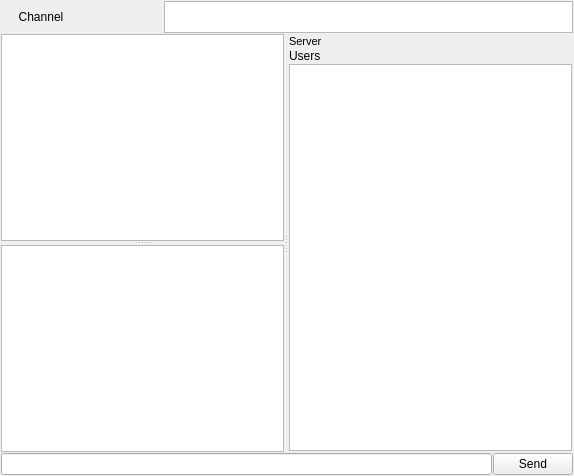
<?xml version="1.0" encoding="UTF-8"?>
<ui version="4.0">
 <class>IrcChannelBox</class>
 <widget class="QWidget" name="IrcChannelBox">
  <property name="geometry">
   <rect>
    <x>0</x>
    <y>0</y>
    <width>574</width>
    <height>476</height>
   </rect>
  </property>
  <property name="windowTitle">
   <string>Form</string>
  </property>
  <layout class="QGridLayout" name="gridLayout">
   <item row="0" column="0">
    <widget class="QPushButton" name="chanButton">
     <property name="toolTip">
      <string> Channel Menu</string>
     </property>
     <property name="text">
      <string>Channel</string>
     </property>
     <property name="flat">
      <bool>true</bool>
     </property>
    </widget>
   </item>
   <item row="0" column="1">
    <widget class="QPushButton" name="floatButton">
     <property name="toolTip">
      <string>Float Window</string>
     </property>
     <property name="text">
      <string/>
     </property>
     <property name="icon">
      <iconset resource="../dchat.qrc">
       <normaloff>:/ircicons/float.png</normaloff>:/ircicons/float.png</iconset>
     </property>
     <property name="flat">
      <bool>true</bool>
     </property>
    </widget>
   </item>
   <item row="0" column="2">
    <widget class="QPushButton" name="dockButton">
     <property name="toolTip">
      <string>Dock Window</string>
     </property>
     <property name="text">
      <string/>
     </property>
     <property name="icon">
      <iconset resource="../dchat.qrc">
       <normaloff>:/ircicons/dock.png</normaloff>:/ircicons/dock.png</iconset>
     </property>
     <property name="flat">
      <bool>true</bool>
     </property>
    </widget>
   </item>
   <item row="0" column="3">
    <widget class="QTextBrowser" name="chanTopic">
     <property name="sizePolicy">
      <sizepolicy hsizetype="Expanding" vsizetype="Maximum">
       <horstretch>0</horstretch>
       <verstretch>0</verstretch>
      </sizepolicy>
     </property>
     <property name="maximumSize">
      <size>
       <width>16777215</width>
       <height>32</height>
      </size>
     </property>
    </widget>
   </item>
   <item row="1" column="0" colspan="4">
    <widget class="QSplitter" name="horizonSplitter">
     <property name="orientation">
      <enum>Qt::Horizontal</enum>
     </property>
     <widget class="QSplitter" name="splitter">
      <property name="orientation">
       <enum>Qt::Vertical</enum>
      </property>
      <widget class="QTextBrowser" name="chanHistory">
       <property name="sizePolicy">
        <sizepolicy hsizetype="Expanding" vsizetype="Expanding">
         <horstretch>8</horstretch>
         <verstretch>0</verstretch>
        </sizepolicy>
       </property>
      </widget>
      <widget class="QTextBrowser" name="rawLog">
       <property name="sizePolicy">
        <sizepolicy hsizetype="Expanding" vsizetype="Expanding">
         <horstretch>8</horstretch>
         <verstretch>0</verstretch>
        </sizepolicy>
       </property>
      </widget>
     </widget>
     <widget class="QWidget" name="layoutWidget">
      <layout class="QVBoxLayout" name="verticalLayout">
       <item>
        <widget class="QLabel" name="serverLabel">
         <property name="sizePolicy">
          <sizepolicy hsizetype="Expanding" vsizetype="Preferred">
           <horstretch>0</horstretch>
           <verstretch>0</verstretch>
          </sizepolicy>
         </property>
         <property name="font">
          <font>
           <pointsize>8</pointsize>
          </font>
         </property>
         <property name="text">
          <string>Server</string>
         </property>
        </widget>
       </item>
       <item>
        <widget class="QLabel" name="usersLabel">
         <property name="sizePolicy">
          <sizepolicy hsizetype="Preferred" vsizetype="Preferred">
           <horstretch>0</horstretch>
           <verstretch>0</verstretch>
          </sizepolicy>
         </property>
         <property name="text">
          <string>Users</string>
         </property>
        </widget>
       </item>
       <item>
        <widget class="QListWidget" name="chanUsers">
         <property name="sizePolicy">
          <sizepolicy hsizetype="Expanding" vsizetype="Expanding">
           <horstretch>0</horstretch>
           <verstretch>0</verstretch>
          </sizepolicy>
         </property>
         <property name="maximumSize">
          <size>
           <width>500</width>
           <height>16777215</height>
          </size>
         </property>
         <property name="editTriggers">
          <set>QAbstractItemView::NoEditTriggers</set>
         </property>
         <property name="alternatingRowColors">
          <bool>true</bool>
         </property>
        </widget>
       </item>
      </layout>
     </widget>
    </widget>
   </item>
   <item row="2" column="0" colspan="4">
    <layout class="QHBoxLayout" name="sendlineLayout" stretch="0,1">
     <item>
      <widget class="QLineEdit" name="textEnter">
       <property name="sizePolicy">
        <sizepolicy hsizetype="Expanding" vsizetype="Fixed">
         <horstretch>90</horstretch>
         <verstretch>0</verstretch>
        </sizepolicy>
       </property>
      </widget>
     </item>
     <item>
      <widget class="QPushButton" name="sendButton">
       <property name="sizePolicy">
        <sizepolicy hsizetype="Minimum" vsizetype="Fixed">
         <horstretch>10</horstretch>
         <verstretch>0</verstretch>
        </sizepolicy>
       </property>
       <property name="text">
        <string>Send</string>
       </property>
      </widget>
     </item>
    </layout>
   </item>
  </layout>
 </widget>
 <layoutdefault spacing="1" margin="1"/>
 <resources>
  <include location="../dchat.qrc"/>
 </resources>
 <connections/>
</ui>
